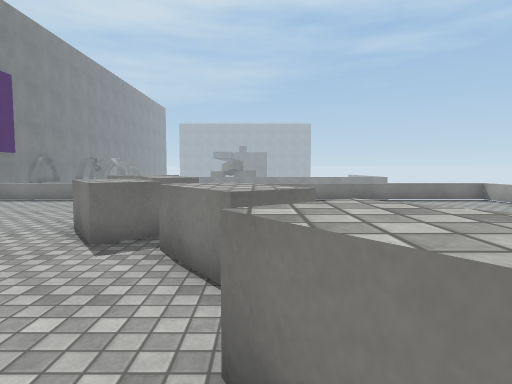
[1] (above)

16 first-person views from a walk through a scene from a Unity 3-D project. The camera is 1.3 m above the floor, tilts 4° down and sees 75° across. The floor is counted in squares, 1 m on a side. Each view is taken from the middle of a square. On the plan, view 1 faces up. The plan holds only what a view shows up to about 14 squares ahead; the rest is blank. The place goes on beyond the plan. The player is left out. Surface patterns are stand-ins for the level's own textures.

[2]
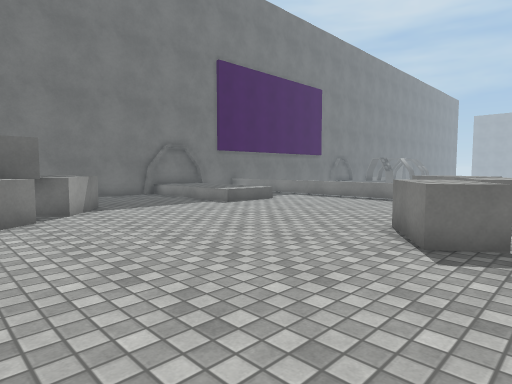

[3]
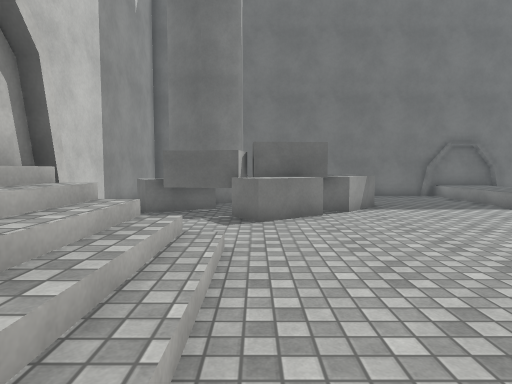

[4]
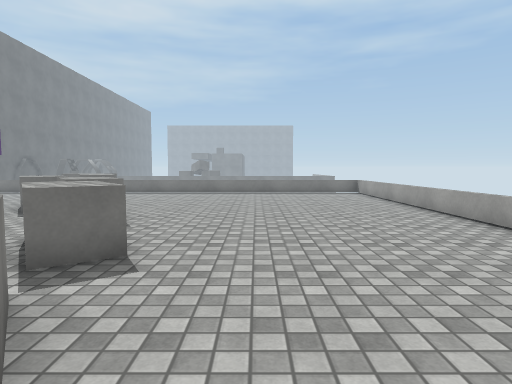

[5]
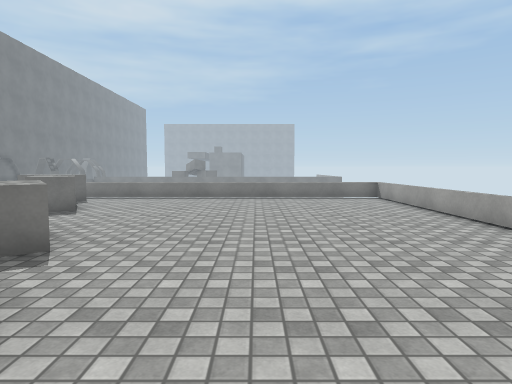

[6]
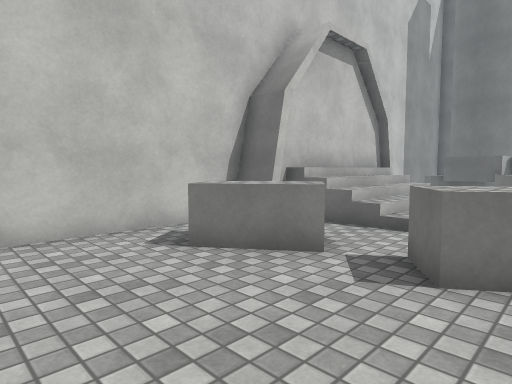

[7]
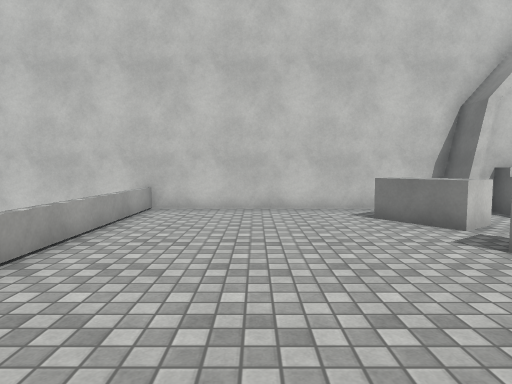

[8]
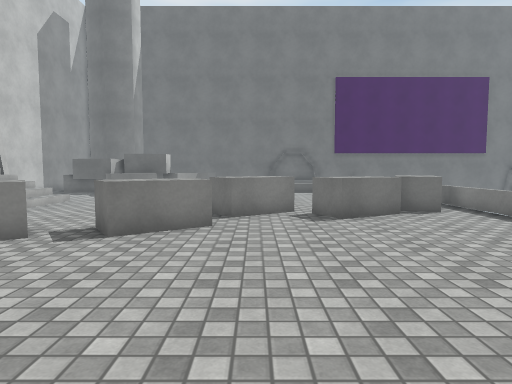

[9]
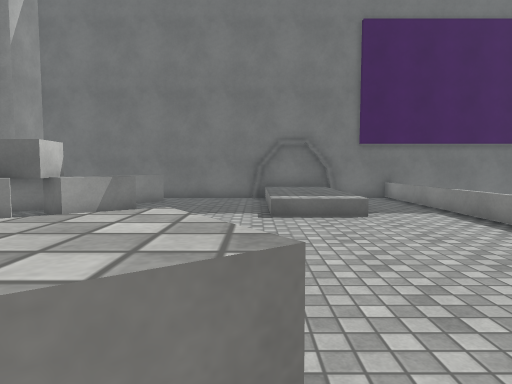

[10]
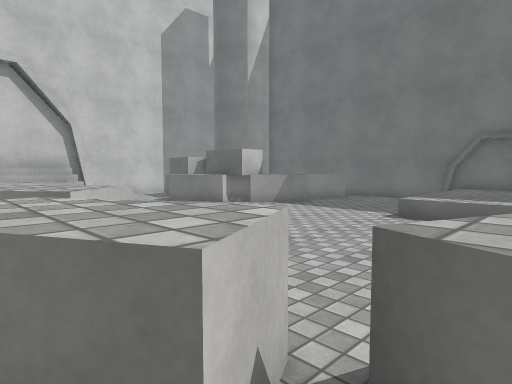

[11]
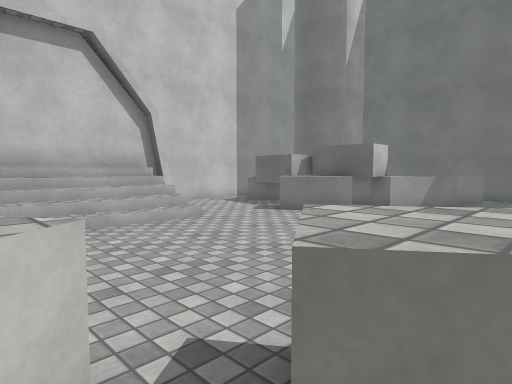

[12]
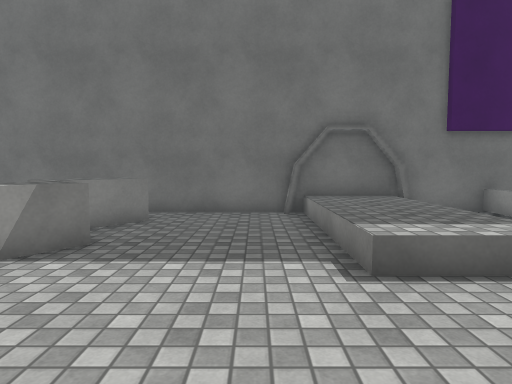

[13]
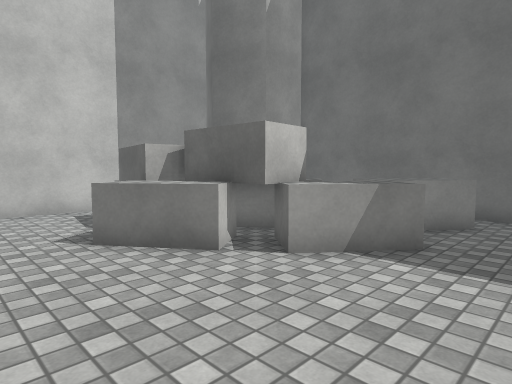

[14]
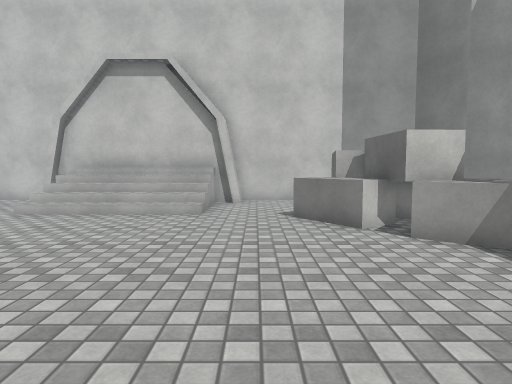

[15]
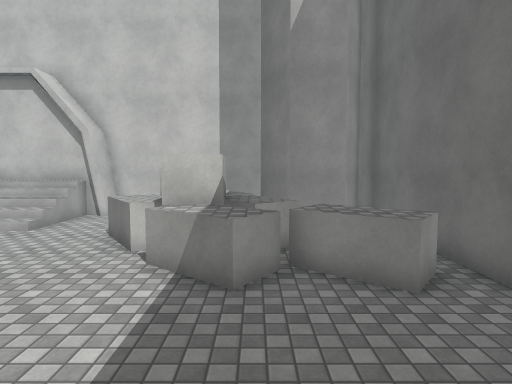

[16]
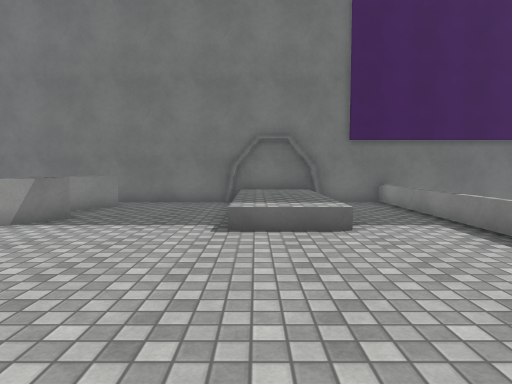

### Floor plan
Key: @ floor where view 1 was taken; # wall or solid block; x gap in a wall; . main floor; : floor 0.5 m higher than the main floor; + floor 1 m higher than the main floor; / step, stairs or slope; = window, fence, low wall or low ledge; ^ raised ledge.
Columns run from 17 left of view 1 to 11 right of it. Each row starts with its distance up from view 1.
 15 #
 14 #========== ================
 13 #..........  ^.............=
 12 #...........^^^............=
 11 #//////......#^............=
 10 #:::::/.......^^...........=
  9 #:::::/.......^^...........=
  8 #.............^............=
  7 #............^^^...........=
  6 #.............^^^..........=
  5 #...............^^.........=
  4 #.^.^............^#........=
  3 #^^^^^^...........x........=
  2 # #^^###.........^^........=
  1 #  ^^##^..........^^.......=
  0 #   ^##^^........@.........=
 -1   ######...//////..^.......=
 -2     #^#..../////=.^^.......=
 -3      ^^....+++++=..^.......=
 -4      =....########.........=
 -5     #######      ############

Where each view was taken, in squares from view 1:
view 1: 0 up, 0 right, facing up
view 2: 0 up, 1 left, facing up-left
view 3: 0 up, 1 left, facing left
view 4: 4 down, 4 right, facing up
view 5: 1 down, 4 right, facing up
view 6: 2 up, 6 right, facing down-left
view 7: 6 up, 6 right, facing down
view 8: 7 up, 7 right, facing left
view 9: 8 up, 2 left, facing left
view 10: 12 up, 2 left, facing down-left
view 11: 7 up, 1 left, facing down-left
view 12: 7 up, 7 left, facing left
view 13: 6 up, 7 left, facing down-left
view 14: 9 up, 8 left, facing down
view 15: 9 up, 13 left, facing down
view 16: 9 up, 4 left, facing left
